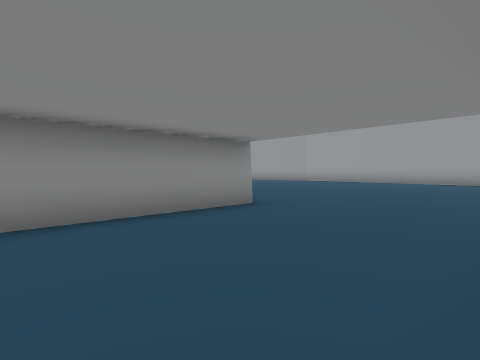
View 1 (above)

20 first-person views from a walk through a Unity game level. The camera is 1.2 m above the floor, tilts 2° down and sees 85° across. The floor is counted in squares, 2 m on a side. Each view is taken from the middle of a square. On the plan, view 1 faces up. The plan holds only what a view shows up to about 9 squares ahead; the rest is blank. The place goes on beyond the plan. Some surface patterns are stand-ins.

View 2
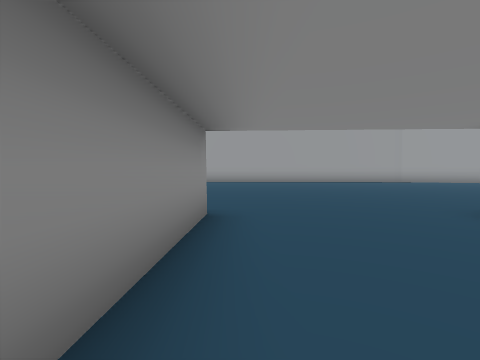

View 3
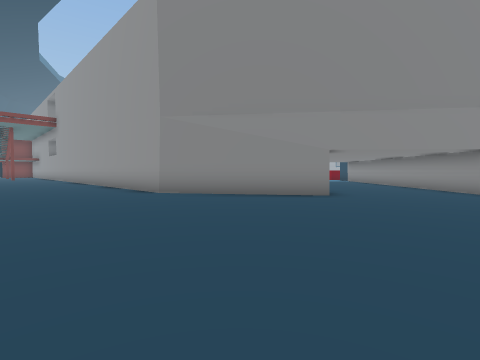

View 4
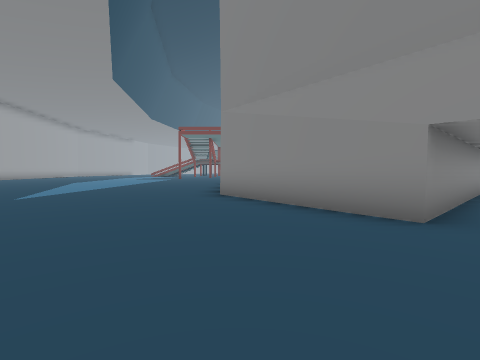

View 5
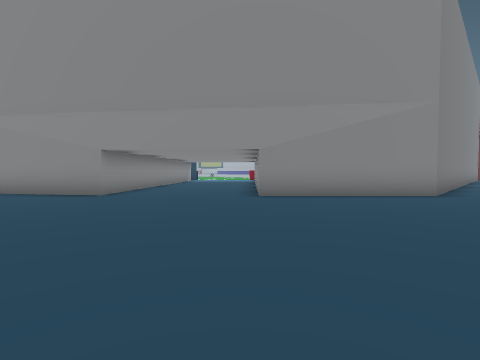

View 6
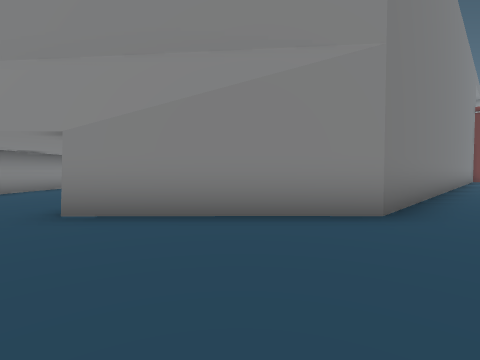

View 7
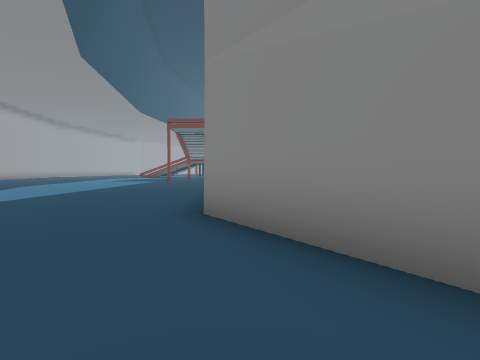

View 8
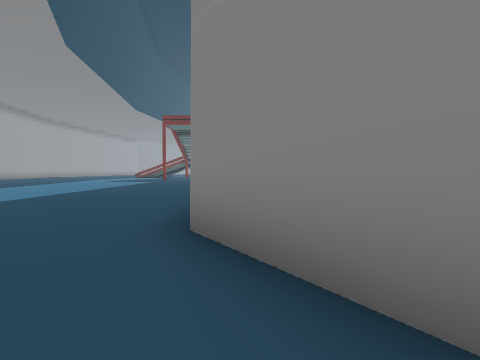

View 9
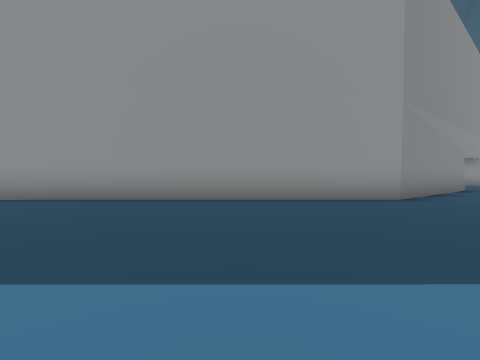

View 10
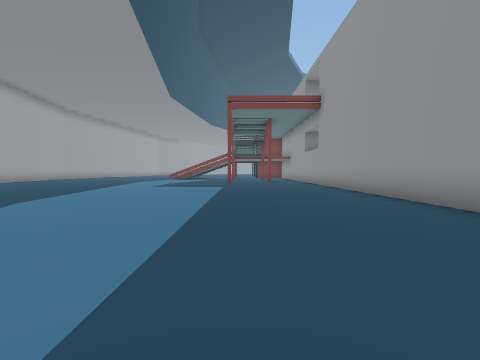

View 11
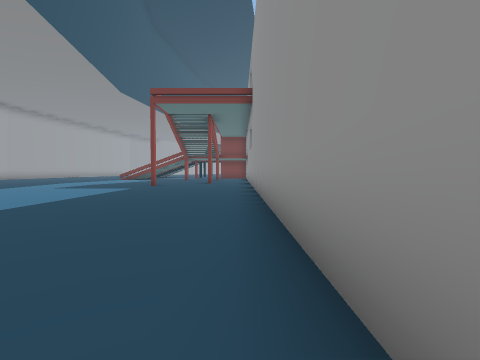

View 12
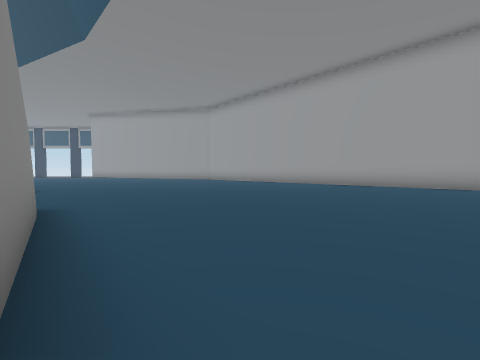

View 13
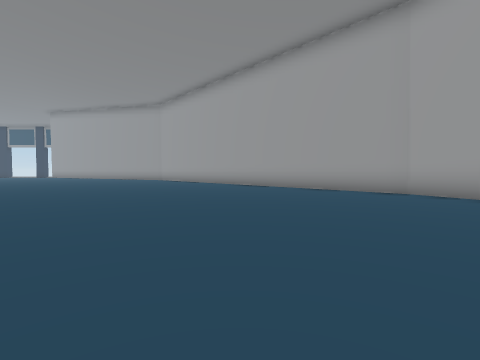

View 14
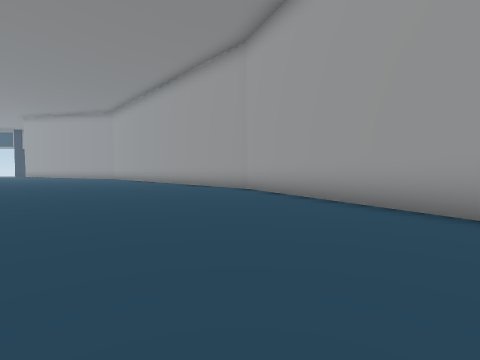

View 15
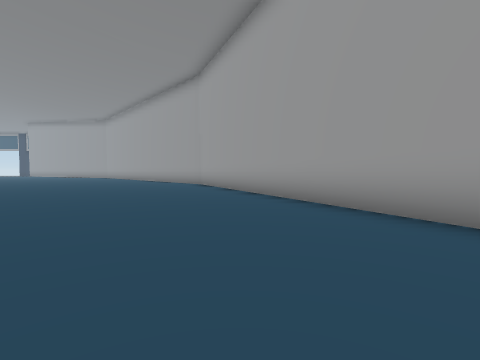

View 16
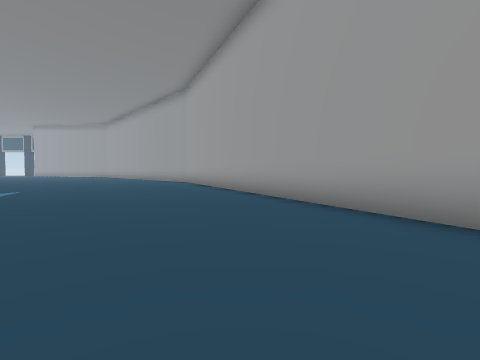

View 17
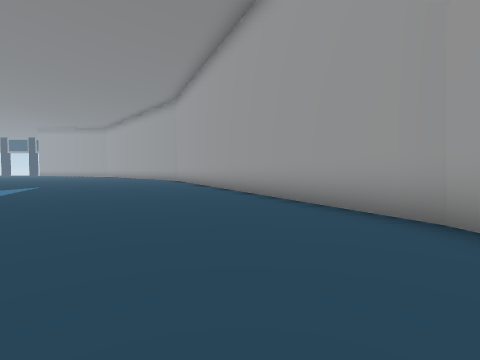

View 18
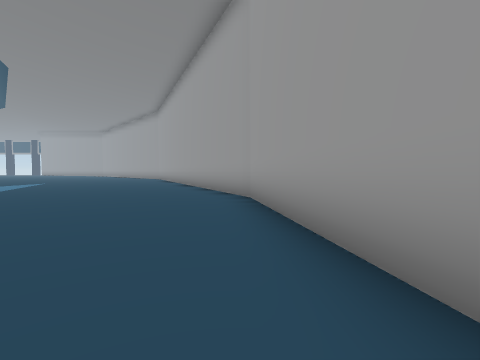

View 19
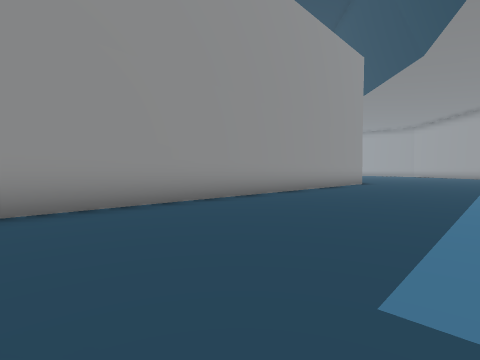

View 20
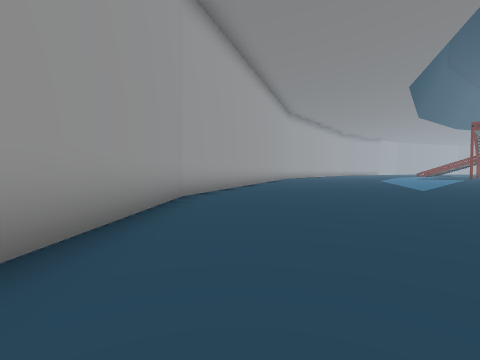

### Floor plan
Points are (right, up) in squares from view 1. A wall is a line through its corners. A room is listed if a view was taken in it or the views show most of it. See-through windows are left out.
Room 1 (views 1, 2, 3, 4, 5, 6, 7, 8, 9, 10, 11, 12, 13, 14, 15, 16, 17, 18, 19, 20)
walls: (19.9, -12.1) (19.2, -7.1); (19.3, -7.2) (13.3, 5.6) (10.3, 8.9); (-0.5, -1.1) (2.9, 2) (5.5, -1.6) (5.5, -13.8); (-9.5, 7.9) (-2.8, 7.9) (0.2, 4.8) (-2.4, 2.5)
ways out: opening at (-2, 0.3)

Where each view was taken, in squares from view 1:
view 1: 0 up, 0 right, facing up
view 2: 2 up, 2 left, facing up-right
view 3: 5 up, 9 right, facing down-left
view 4: 5 up, 5 right, facing down
view 5: 9 up, 5 right, facing down-left
view 6: 9 up, 1 right, facing down-left
view 7: 2 up, 5 right, facing down
view 8: 1 up, 5 right, facing down
view 9: 5 down, 11 right, facing left
view 10: 3 down, 9 right, facing down
view 11: 4 down, 6 right, facing down
view 12: 2 down, 6 right, facing up
view 13: 1 down, 9 right, facing up
view 14: 3 down, 13 right, facing up
view 15: 6 down, 15 right, facing up
view 16: 8 down, 16 right, facing up
view 17: 10 down, 17 right, facing up
view 18: 13 down, 19 right, facing up
view 19: 14 down, 10 right, facing up-left
view 20: 9 up, 8 right, facing down-right
